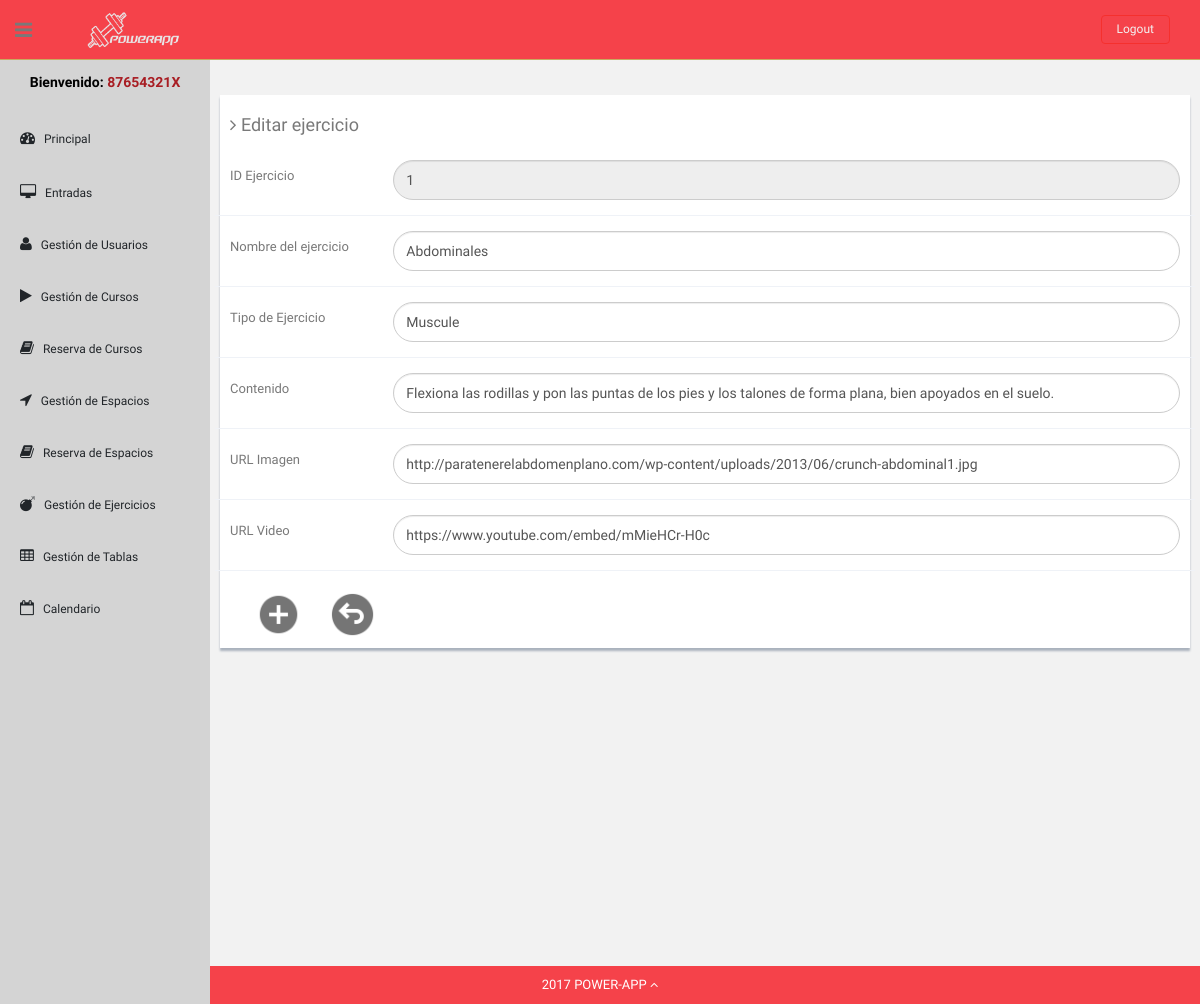
The page /Controllers/formLoader.php?IDExercise=1&form=exerciseEdit (signed in) on the database its author committed.
### tables this page shows
CREATE TABLE Exercise (
    IDExercise int NOT NULL AUTO_INCREMENT,
    Name varchar(80) NOT NULL,
    ExerciseType varchar(50),
    UrlImage varchar(255),
    UrlVideo varchar(255),
    Content text,

    PRIMARY KEY (IDExercise)
);

### Models/Exercise.php (called while the page is built, shortened)
<?php
class Exercise{
    private $IDExercise;
    private $Name;
    private $ExerciseType;
    private $UrlImage;
    private $UrlVideo;
    private $Content;
    public function __construct($IDExercise)
    {
        $this->IDExercise = $IDExercise;
    }
    public function loadDataAssoc($dataArray)
    {
        $this->IDExercise = $dataArray['IDExercise'];
        $this->Name = $dataArray['Name'];
        $this->ExerciseType = $dataArray['ExerciseType'];
        $this->UrlImage = $dataArray['UrlImage'];
        $this->UrlVideo = $dataArray['UrlVideo'];
        $this->Content = $dataArray['Content'];
    }
    public function getIDExercise()
    {
        return $this->IDExercise;
    }
    public function getName()
    {
        return $this->Name;
    }
    public function getExerciseType()
    {
        return $this->ExerciseType;
    }
    public function getContent()
    {
        return $this->Content;
    }
    public function getUrlImage()
    {
        return $this->UrlImage;
    }
    public function getUrlVideo()
    {
        return $this->UrlVideo;
    }
}

### Models/ExerciseModel.php (called while the page is built, shortened)
<?php
class ExerciseDAO
{
    private $DBLink;
    private $serverName ="localhost";
    private $userName = "admin";
    private $passWord = "admin";
    private $DBName = "powerAppDB";
    function __construct(){
        $this->DBLink =  new mysqli($this->serverName,$this->userName,$this->passWord,$this->DBName);
    }
    function get(Exercise $exercise){
        $statement = $this->DBLink->prepare("SELECT * FROM Exercise WHERE IDExercise=?");
        $IDExercise = $exercise->getIDExercise();
        $statement->bind_param("s",$IDExercise);
        if(!$statement->execute()) {
            return "Falló la ejecución: (" . $statement->errno . ") " . $statement->error;
        }else{
            $result = $statement->get_result();
            return "ok";
        }
    }
}
?>

### Views/exerciseEditView.php (the view)
<?php
class exerciseEditView
{
    var $exercise;
  function __construct(Exercise $exercise)
  {
      $this->exercise = $exercise;
      $this->render();
  }
  function render()
  {
    ?>
    <div class="row mt">
        <div class="col-lg-12">
            <div class="form-panel">
                <h4 class="mb"><i class="fa fa-angle-right"></i> Editar ejercicio</h4>
                <form method="post" class="form-horizontal style-form" action="../Controllers/ExerciseActionController.php?action=EDIT">
                    <div class="form-group">
                        <label class="col-sm-2 col-sm-2 control-label">ID Ejercicio</label>
                        <div class="col-sm-10">
                            <input type="number" class="form-control round-form" name="IDExercise" value="<?php echo $this->exercise->getIDExercise();?>" readonly>
                        </div>
                    </div>
                    <div class="form-group">
                        <label class="col-sm-2 col-sm-2 control-label">Nombre del ejercicio</label>
                        <div class="col-sm-10">
                            <input type="text" class="form-control round-form" name="Name" value="<?php echo $this->exercise->getName();?>">
                        </div>
                    </div>
                    <div class="form-group">
                        <label class="col-sm-2 col-sm-2 control-label">Tipo de Ejercicio</label>
                        <div class="col-sm-10">
                            <input type="text" class="form-control round-form" name="ExerciseType" value="<?php echo $this->exercise->getExerciseType();?>">
                        </div>
                    </div>
                    <div class="form-group">
                        <label class="col-sm-2 col-sm-2 control-label">Contenido</label>
                        <div class="col-sm-10">
                            <input type="text" class="form-control round-form" name="Content" value="<?php echo $this->exercise->getContent();?>">
                        </div>
                    </div>
                    <div class="form-group">
                        <label class="col-sm-2 col-sm-2 control-label">URL Imagen</label>
                        <div class="col-sm-10">
                            <input type="text" class="form-control round-form" name="UrlImage" value="<?php echo $this->exercise->getUrlImage();?>">
                        </div>
                    </div>
                    <div class="form-group">
                        <label class="col-sm-2 col-sm-2 control-label">URL Video</label>
                        <div class="col-sm-10">
                            <input type="text" class="form-control round-form" name="UrlVideo" value="<?php echo $this->exercise->getUrlVideo();?>">
                        </div>
                    </div>
                    <button class="submit" type="submit"><img src="../Templates/img2/add.png"></button>
                    <a class="submit" href="../Controllers/ExerciseShowAllController.php"><img src="../Templates/img2/atras.png"></a>
                </form>
            </div>
        </div>
    </div>
    <?php
}
} ?>

### Templates/css2/style2.css (style rules this page uses)
body { color: #797979; background: #f2f2f2; font-family: 'Ruda', sans-serif; padding: 0px !important; margin: 0px !important; font-size:13px; }
ul li { list-style: none; }
a, a:hover, a:focus { text-decoration: none; outline: none; }
#container { width: 100%; height: 100%; }
.mt { margin-top: 25px; }
.mb { margin-bottom: 25px; }
ul.top-menu > li > .logout { color: #f2f2f2; font-size: 12px; border-radius: 4px; -webkit-border-radius: 4px; border: 1px solid #F5302E !important; padding: 5px 15px; margin-right: 15px; background: #F5424A; margin-top: 15px; }
.header, .footer { min-height: 60px; padding: 0 15px; }
.header { position: fixed; left: 0; right: 0; z-index: 1002; }
.black-bg { background: #F5424A; border-bottom: 1px solid #c9aa5f; }
a.logo { font-size: 20px; color: #ffffff; float: left; margin-top: 10px; text-transform: uppercase; }
#top_menu .nav > li, ul.top-menu > li { float: left; }
ul.top-menu > li > a { color: #666666; font-size: 16px; border-radius: 4px; -webkit-border-radius: 4px; border:1px solid #666666 !important; padding: 2px 6px; margin-right: 15px; }
.sidebar-toggle-box { float: left; padding-right: 15px; margin-top: 20px; }
.sidebar-toggle-box .fa-bars { cursor: pointer; display: inline-block; font-size: 20px; }
.form-panel { background: #ffffff; margin: 10px; padding: 10px; box-shadow: 0px 3px 2px #aab2bd; text-align: left; }
label { font-weight: 400; }
.form-horizontal.style-form .form-group { border-bottom: 1px solid #eff2f7; padding-bottom: 15px; margin-bottom: 15px; }
.round-form { border-radius: 500px; -webkit-border-radius: 500px; }
@media (min-width: 768px) { .form-horizontal .control-label { text-align: left; } }
.site-footer { background: #F5424A; color: #fff; padding: 10px 0; }
.submit { border: none; background: none; }
.submit img { margin-top: 5px; margin-left: 20px; width: 45px; height: 45px; }

### rows shown on the page
exercise: IDExercise "1", Name "Abdominales", ExerciseType "Muscule", Content "Flexiona las rodillas y pon las puntas de los pies y los talones de forma plana, bien apoyados en el suelo.", UrlImage "http://paratenerelabdomenplano.com/wp-content/uploads/2013/06/crunch-abdominal1.jpg", UrlVideo "https://www.youtube.com/embed/mMieHCr-H0c"

### other values the page prints
$_SESSION['login'] "87654321X"
